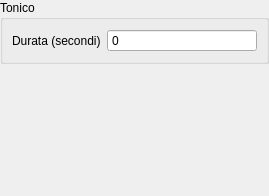
                         <widget class="QWidget" name="pageItemTonic">
                          <layout class="QVBoxLayout" name="verticalLayout_13">
                           <property name="spacing">
                            <number>0</number>
                           </property>
                           <property name="leftMargin">
                            <number>0</number>
                           </property>
                           <property name="topMargin">
                            <number>0</number>
                           </property>
                           <property name="rightMargin">
                            <number>0</number>
                           </property>
                           <property name="bottomMargin">
                            <number>0</number>
                           </property>
                           <item>
                            <widget class="QGroupBox" name="groupBox_10">
                             <property name="title">
                              <string>Tonico</string>
                             </property>
                             <layout class="QVBoxLayout" name="verticalLayout_24">
                              <item>
                               <layout class="QGridLayout" name="gridLayout_15">
                                <item row="0" column="1">
                                 <widget class="QSpinBox" name="spinBoxItemTonicDurationSeconds">
                                  <property name="minimumSize">
                                   <size>
                                    <width>150</width>
                                    <height>0</height>
                                   </size>
                                  </property>
                                  <property name="readOnly">
                                   <bool>false</bool>
                                  </property>
                                  <property name="buttonSymbols">
                                   <enum>QAbstractSpinBox::NoButtons</enum>
                                  </property>
                                  <property name="maximum">
                                   <number>36000</number>
                                  </property>
                                 </widget>
                                </item>
                                <item row="0" column="0">
                                 <widget class="QLabel" name="label_32">
                                  <property name="sizePolicy">
                                   <sizepolicy hsizetype="Fixed" vsizetype="Preferred">
                                    <horstretch>0</horstretch>
                                    <verstretch>0</verstretch>
                                   </sizepolicy>
                                  </property>
                                  <property name="text">
                                   <string>Durata (secondi)</string>
                                  </property>
                                 </widget>
                                </item>
                               </layout>
                              </item>
                             </layout>
                            </widget>
                           </item>
                           <item>
                            <spacer name="verticalSpacer_16">
                             <property name="orientation">
                              <enum>Qt::Vertical</enum>
                             </property>
                             <property name="sizeHint" stdset="0">
                              <size>
                               <width>20</width>
                               <height>132</height>
                              </size>
                             </property>
                            </spacer>
                           </item>
                          </layout>
                         </widget>
